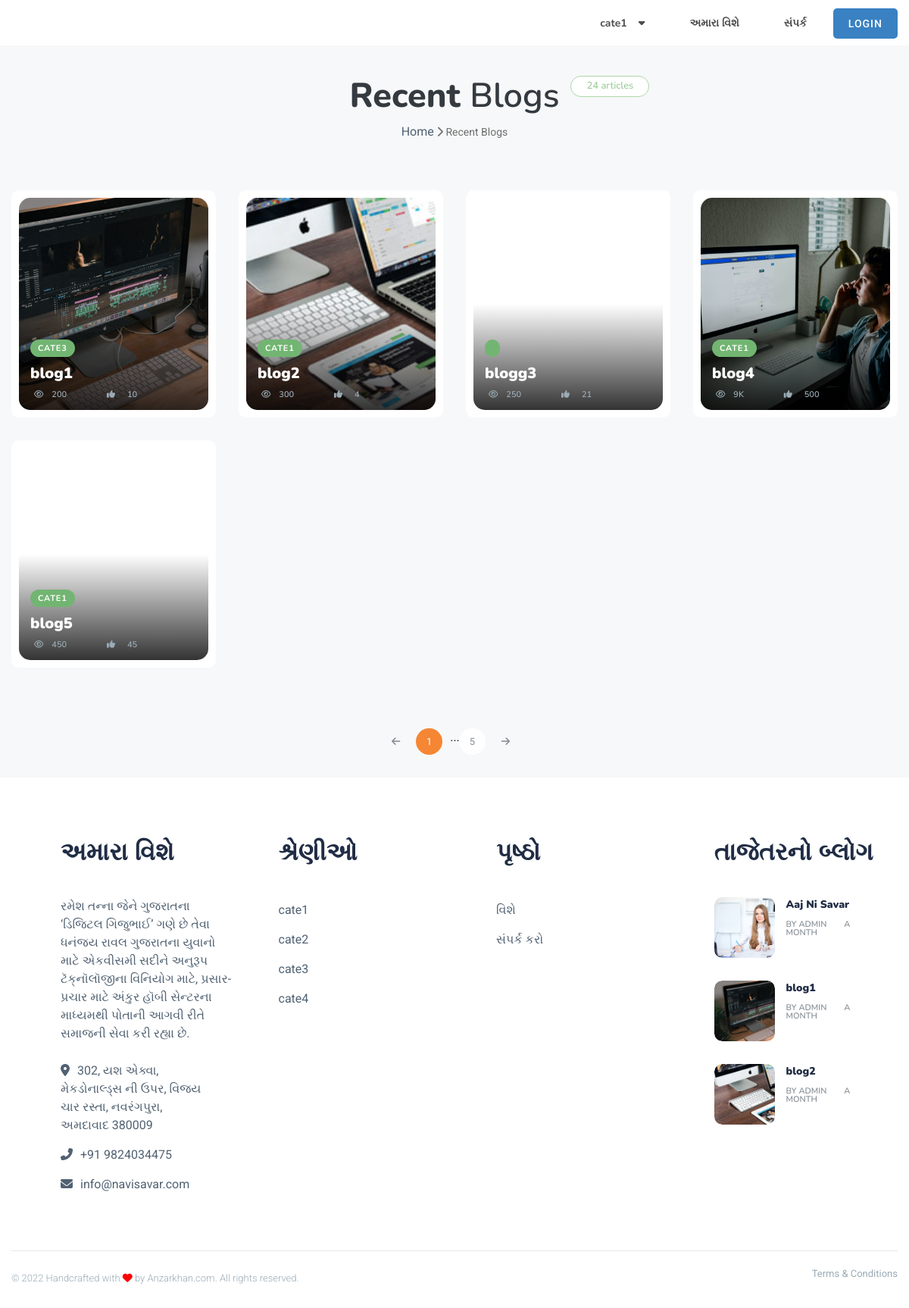
/recent-blogs.php, run on the app's committed database.
### tables this page shows
CREATE TABLE `category_list` (
  `id` int(11) NOT NULL,
  `name` varchar(256) DEFAULT NULL,
  `is_deleted` int(11) DEFAULT 0
);

CREATE TABLE `blog` (
  `id` int(11) NOT NULL,
  `blog_title` varchar(500) DEFAULT NULL,
  `thumbnail_img` varchar(256) DEFAULT NULL,
  `blog_body` varchar(500) DEFAULT NULL,
  `publish_date` int(50) DEFAULT NULL,
  `keywords` varchar(256) DEFAULT NULL,
  `unique_link` varchar(55) DEFAULT NULL,
  `dislike` int(11) DEFAULT NULL,
  `is_deleted` int(11) DEFAULT 0,
  `added_by` varchar(55) DEFAULT NULL,
  `category_id` int(11) DEFAULT NULL,
  `is_slider` varchar(256) DEFAULT '0',
  `likes` float DEFAULT NULL,
  `view` int(11) DEFAULT NULL,
  `comment` varchar(256) DEFAULT NULL,
  `sharing` varchar(256) DEFAULT NULL,
  `timestamp` int(50) DEFAULT NULL
);

CREATE TABLE `users` (
  `id` int(11) NOT NULL,
  `user_role` int(11) DEFAULT NULL,
  `name` varchar(256) DEFAULT NULL,
  `email` varchar(55) DEFAULT NULL,
  `password` varchar(256) DEFAULT NULL,
  `user_img` varchar(256) DEFAULT NULL,
  `is_banned` int(11) DEFAULT 0,
  `timestamp` int(11) DEFAULT NULL
);

### recent-blogs.php (the view, shortened to what the rows shown need)
<?php
require_once 'database/db-con.php';
?>
<?php
if (isset($_GET['page'])) {
    $page_no = $_GET['page'];
} else {
    $page_no = 1;
}
$post_per_page = 5;
$offset = $post_per_page * ($page_no - 1);
?>
<!DOCTYPE html>
<html class="no-js" lang="en">
<head>
    <link rel="stylesheet" href="<?php echo $very_global_absolute_url; ?>assets/css/style.css">
    <link rel="stylesheet" href="<?php echo $very_global_absolute_url; ?>assets/css/widgets.css">
    <link rel="stylesheet" href="<?php echo $very_global_absolute_url; ?>assets/css/color.css">
    <link rel="stylesheet" href="<?php echo $very_global_absolute_url; ?>assets/css/responsive.css">
</head>
<body>
    <div class="main-wrap">
        <?php require_once 'elements/header.php' ?>
        <main class="position-relative">
            <div class="archive-header text-center mb-50">
                <div class="container">
                    <h2>
                        <span class="text-dark widget-title mb-0">Recent <span>Blogs</span></span>
                        <span class="post-count">
                            <?php
                            $query_get_blog_number = "SELECT * FROM `blog` WHERE `is_deleted` = 0 ORDER BY publish_date DESC";
                            $run_query_get_blog_number = mysqli_query($con, $query_get_blog_number);
                            $number_of_blog = mysqli_num_rows($run_query_get_blog_number);
                            echo $number_of_blog;
                            ?>
                            articles
                        </span>
                    </h2>
                </div>
            </div>
            <div class="container">
                <div class="row post-module-1 mb-50">
                    <?php
                    $query1 = "SELECT * FROM blog WHERE `is_deleted` = 0 LIMIT $offset, $post_per_page";
                    $run_query1 = mysqli_query($con, $query1);
                    if (mysqli_num_rows($run_query1) > 0) {
                        while ($data1 = mysqli_fetch_assoc($run_query1)) {
                            $blog_title = $data1['blog_title'];
                            $category_id = $data1['category_id'];
                            $view = $data1['view'];
                            $total_likes = $data1['likes'];
                            $thumbnail_img = $data1['thumbnail_img'];
                            $unique_link = $data1['unique_link'];
                            $query2 = "SELECT * FROM `category_list` WHERE `id` = $category_id";
                            $run_query2 = mysqli_query($con, $query2);
                            $data2 = mysqli_fetch_assoc($run_query2);
                    ?>
                            <article class="col-lg-3 col-md-6 col-sm-12 mb-30">
                                <div class="post-thumb position-relative p-10 bg-white border-radius-10">
                                    <div class="thumb-overlay img-hover-slide border-radius-15 position-relative" style="background-image: url(<?php echo $very_global_absolute_url; ?>admin/uploads/thumbnail-img/<?php echo $thumbnail_img; ?>);">
                                        <a class="img-link" href="<?php echo $very_global_absolute_url; ?>blog/<?php echo $unique_link; ?>"></a>
                                        <div class="post-content-overlay">
                                            <div class="entry-meta meta-0 font-small mb-15">
                                                <a href="<?php echo $very_global_absolute_url; ?>category<?php echo $data2['unique_link']; ?>"><span class="post-cat bg-success color-white"><?php echo $data2['name']; ?></span></a>
                                            </div>
                                            <h5 class="post-title">
                                                <a class="color-white" href="<?php echo $very_global_absolute_url; ?>blog/<?php echo $unique_link; ?>"><?php echo $blog_title; ?></a>
                                            </h5>
                                            <div class="entry-meta meta-1 font-x-small mt-10 pr-5 pl-5 text-muted">
                                                <span><span class="mr-5"><i class="fa fa-eye" aria-hidden="true"></i></span>
                                                    <?php
                                                    if ($view > 1000) {
                                                        $result_view = floor($view / 1000) . 'K';
                                                    } else if ($view > 100000) {
                                                        $result_view = floor($view / 100000) . 'M';
                                                    } else if ($view > 10000000) {
                                                        $result_view = floor($view / 10000000) . 'B';
                                                    } else {
                                                        $result_view = $view;
                                                    }
                                                    echo $result_view;
                                                    ?>
                                                    </span>
                                               <span class="ml-30"><span class="mr-10 text-muted"><i class="fa fa-thumbs-up" aria-hidden="true"></i></span>
                                                    <?php
                                                    if ($total_likes > 1000) {
                                                        $result_total_share = floor($total_likes / 1000) . 'K';
                                                    } else if ($total_likes > 100000) {
                                                        $result_total_share = floor($total_likes / 100000) . 'M';
                                                    } else if ($total_likes > 10000000) {
                                                        $result_total_share = floor($total_likes / 10000000) . 'B';
                                                    } else {
                                                        $result_total_share = $total_likes;
                                                    }
                                                    echo $result_total_share;
                                                    ?>
                                                </span>
                                            </div>
                                        </div>
                                    </div>
                                </div>
                            </article>
                    <?php
                        }
                    }
                    ?>
                </div>
            </div>
        </main>
        <?php require_once 'elements/footer.php'; ?>
    </div>
</body>
</html>

### elements/header.php (shortened to what the rows shown need)
<?php
require_once 'database/db-con.php';
?>
<header class="main-header header-style-2 mb-40">
    <div class="header-bottom header-sticky background-white text-center">
        <div class="container">
            <div class="row">
                <div class="col-lg-9 col-md-9 main-header-navigation">
                    <div class="main-nav text-left float-md-right">
                        <nav>
                            <ul class="main-menu d-none d-lg-inline">
                                <li class="mega-menu-item">
                                    <a href="#">
                                        <span class="mr-15"><?php
                                                            $query5 = "SELECT * FROM `category_list` limit 5";
                                                            $run_query5 = mysqli_query($con, $query5);
                                                            $data = mysqli_fetch_assoc($run_query5);
                                                            echo $data['name'];
                                                            ?></span><i class="fas fa-caret-down"></i>
                                    </a>
                                </li>
                            </ul>
                        </nav>
                    </div>
                </div>
            </div>
        </div>
    </div>
</header>

### elements/footer.php (shortened to what the rows shown need)
<?php
require_once 'database/db-con.php';
require_once 'utility/convert-time-ago.php'
?>
<footer>
   <div class="footer-area pt-50 pl-50 bg-white">
      <div class="container">
         <div class="row pb-30">
            <div class="col-md-3 p-30">
               <h2 class="mb-40"> અમારા વિશે </h2>
            </div>
            <div class="col-md-3 p-30">
               <h2 class="mb-40"> શ્રેણીઓ </h2>
               <ul class="float-left mr-30 font-medium">
                  <?php
                  $query1 = "SELECT * FROM `category_list` LIMIT 5";
                  $run_query1 = mysqli_query($con, $query1);
                  if ($run_query1) {
                     while ($data1 = mysqli_fetch_assoc($run_query1)) {
                        $unique_link = $data1['unique_link'];
                  ?>
                        <li class="mt-5">
                              <a class="" href="<?php echo $very_global_absolute_url; ?>category/<?php echo $unique_link ?>" tabindex="0"><p><?php echo $data1['name']; ?></p></a>
                        </li>
                  <?php
                     }
                  }
                  ?>
               </ul>
            </div>
            <div class="col-md-3 p-30">
               <h2 class="mb-40"> પૃષ્ઠો </h2>
            </div>
            <div class="col-md-3 p-30">
               <h2 class="mb-40">તાજેતરનો બ્લોગ</h2>
               <div class="post-aside-style-2">
                  <ul class="list-post">
                     <?php
                     $sql = "SELECT * FROM blog WHERE `is_deleted` = 0 ORDER BY publish_date DESC LIMIT 3";
                     $result = mysqli_query($con, $sql);
                     if (mysqli_num_rows($result) > 0) {
                        while ($data3 = mysqli_fetch_assoc($result)) {
                           $unique_link = $data3['unique_link'];
                           $author_id = $data3['added_by'];
                           $query4 = "SELECT * FROM `users` WHERE `id` = $author_id";
                           $run_query4 = mysqli_query($con, $query4);
                           if ($run_query4) {
                              $data4 = mysqli_fetch_assoc($run_query4);
                           }
                     ?>
                           <li class="mb-30 wow fadeIn  animated" style="visibility: visible; animation-name: fadeIn;">
                              <div class="d-flex">
                                 <div class="post-thumb d-flex mr-15 border-radius-5 img-hover-scale">
                                    <a class="color-white" href="<?php echo $very_global_absolute_url; ?>blog/<?php echo $unique_link ?>">
                                       <div class="border-radius-10" style="background-image: url('<?php echo $very_global_absolute_url; ?>admin/uploads/thumbnail-img/<?php echo $data3['thumbnail_img']; ?>'); background-repeat: no-repeat;
                                                      background-size: cover; height:80px; width:80px;">
                                       </div>
                                    </a>
                                 </div>
                                 <div class="post-content media-body">
                                    <h6 class="post-title mb-10 text-limit-2-row"><a href="<?php echo $very_global_absolute_url; ?>blog/<?php echo $unique_link ?>"><?php echo $data3['blog_title']; ?></a></h6>
                                    <div class="entry-meta meta-1 font-x-small color-grey float-left text-uppercase">
                                       <span class="post-by">By <?php echo $data4['name']; ?></span>
                                       <span class="post-on"><?php echo timeAgo($data3['publish_date']); ?></span>
                                    </div>
                                 </div>
                              </div>
                           </li>
                     <?php
                        }
                     }
                     ?>
                  </ul>
               </div>
            </div>
         </div>
      </div>
   </div>
</footer>

### data on the page
category_list: name "cate1"
blog: thumbnail_img (picture), category_list.name "CATE3", blog_title "blog1", view "200", likes "10", users.name "ADMIN", publish_date "A MONTH"
blog: thumbnail_img (picture), category_list.name "CATE1", blog_title "blog2", view "300", likes "4", users.name "ADMIN", publish_date "A MONTH"
blog: blog_title "blogg3", view "250", likes "21"
blog: thumbnail_img (picture), category_list.name "CATE1", blog_title "blog4", view "9K", likes "500"
blog: category_list.name "CATE1", blog_title "blog5", view "450", likes "45"
category_list: name "cate2"
category_list: name "cate3"
category_list: name "cate4"
blog: thumbnail_img (picture), blog_title "Aaj Ni Savar", users.name "ADMIN", publish_date "A MONTH"

### other printed values
$number_of_blog "24"
$total_pages "5"
